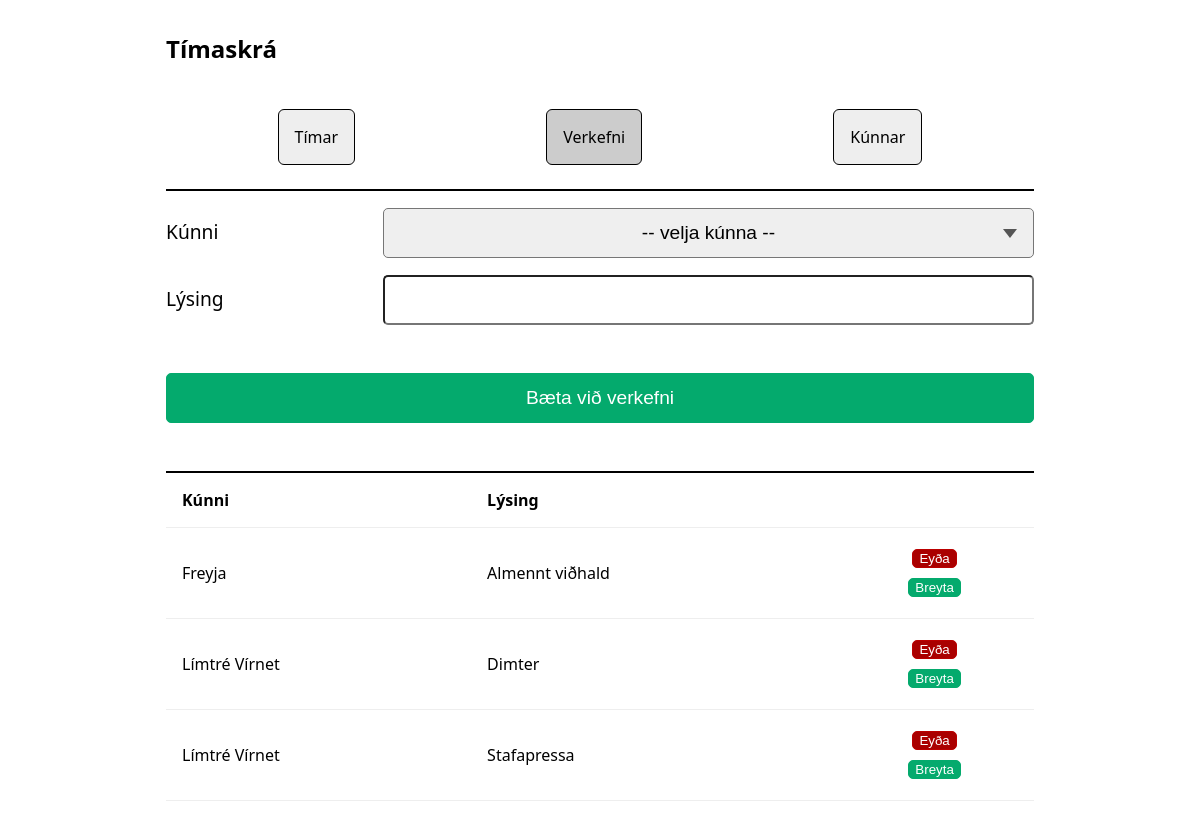
Before: /projects with the older database file.
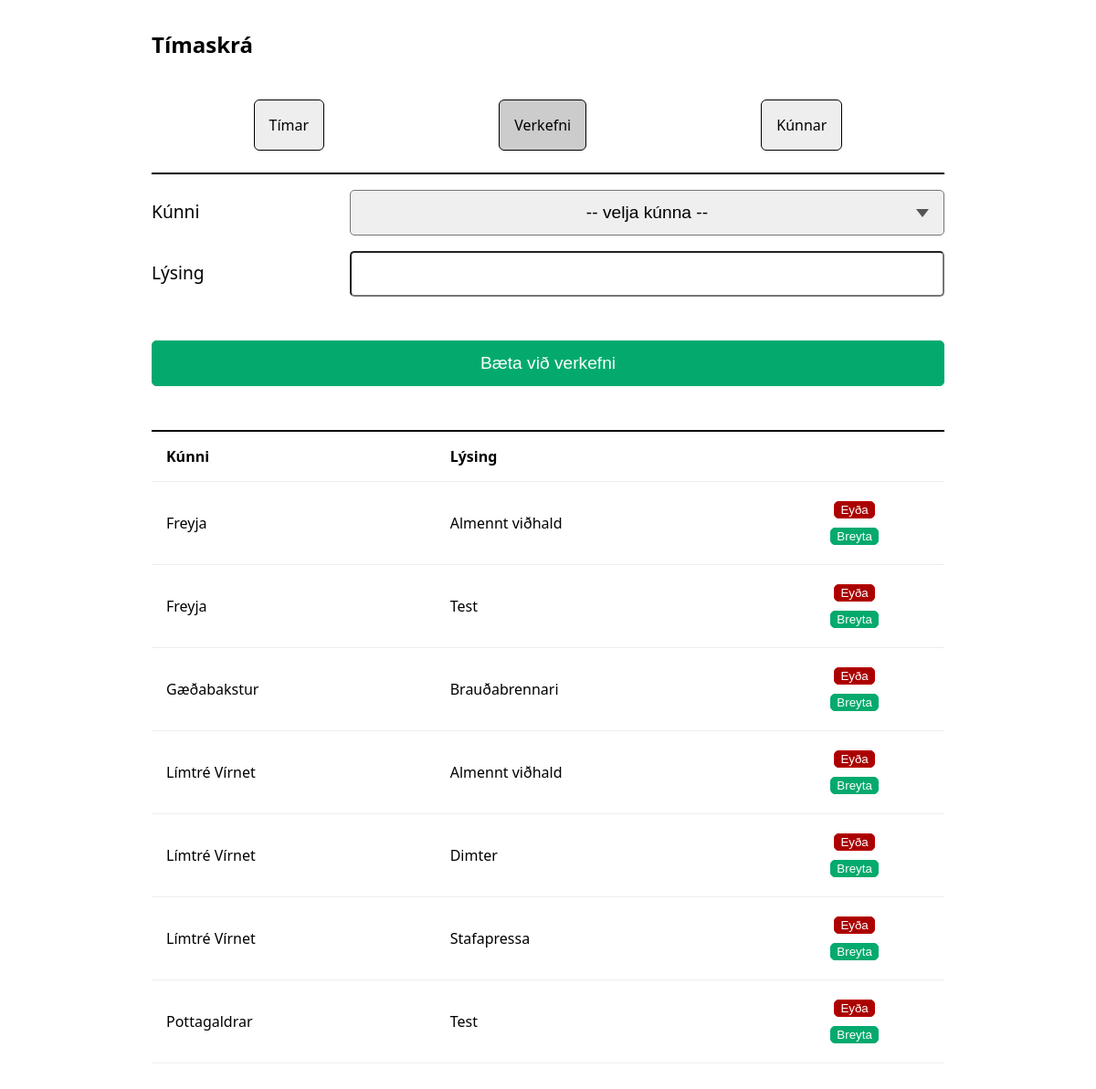
After: the same page with the newer database file.
### models/models.py (models this page shows)
class Project(db.Model):
    __tablename__ = 'projects'
    id = db.Column(db.Integer, primary_key=True)
    client_id = db.Column(db.Integer, db.ForeignKey('clients.id'), nullable=False)
    description = db.Column(db.String(500), nullable=False)
    __table_args__ = (
        UniqueConstraint('client_id', 'description', name='uq_client_description'),
    )
    client = db.relationship('Client', backref='projects')

class Client(db.Model):
    __tablename__ = 'clients'
    id = db.Column(db.Integer, primary_key=True)
    name = db.Column(db.String(200), nullable=False, unique=True)

### routes/projects.py (the view, shortened to what this page needs)
@bp.route('/projects', methods=['GET', 'POST'])
def projects():
    return render_template(
        'projects.html',
        clients=Client.query.all(),
        projects=sorted(Project.query.all(), key=lambda x: (x.client.name, x.description)),
        active='projects',
        navs=navs
    )

### templates/projects.html (shortened to what this page needs)
{% extends "base.html" %}
{% block content %}
<form class="container" method="post">
  <div class="row">
  <label>Kúnni</label>
  <select name="client_id" required>
    <option value="">-- velja kúnna --</option>
  </select>
  </div>
  <div class="row">
  <label>Lýsing</label>
  <input name="description" required>
  </div>
  <div class="row">
  <button class="post">Bæta við verkefni</button>
  </div>
</form>
{% if projects %}
<table>
  <tr>
    <th>Kúnni</th>
    <th>Lýsing</th>
    <th></th>
  </tr>
  {% for p in projects %}
  <tr>
    <td>{{ p.client.name }}</td>
    <td>{{ p.description }}</td>
    <td>
      <div class="column">
        <form method="POST"
              action="{{ url_for('projects.delete_item', id=p.id) }}"
              onsubmit="return confirm('Eyða þessu verkefni?\n {{p.client.name}}\n {{ p.description}}');">
          <button type="submit" class="delete">Eyða</button>
        </form>
        <form
              action=""
              onsumbit="return confirm('Laga?')">
          <button type="submit" class="edit">Breyta</button>
        </form>
      </div>
    </td>
  </tr>
  {% endfor %}
</table>
{% else %}
<p>Engin verkefni.</p>
{% endif %}
{% endblock %}

Changed rows visible on the page:
added Project: client.name "Freyja", description "Test"
added Project: client.name "Gæðabakstur", description "Brauðabrennari"
added Project: client.name "Límtré Vírnet", description "Almennt viðhald"
added Project: client.name "Pottagaldrar", description "Test"
